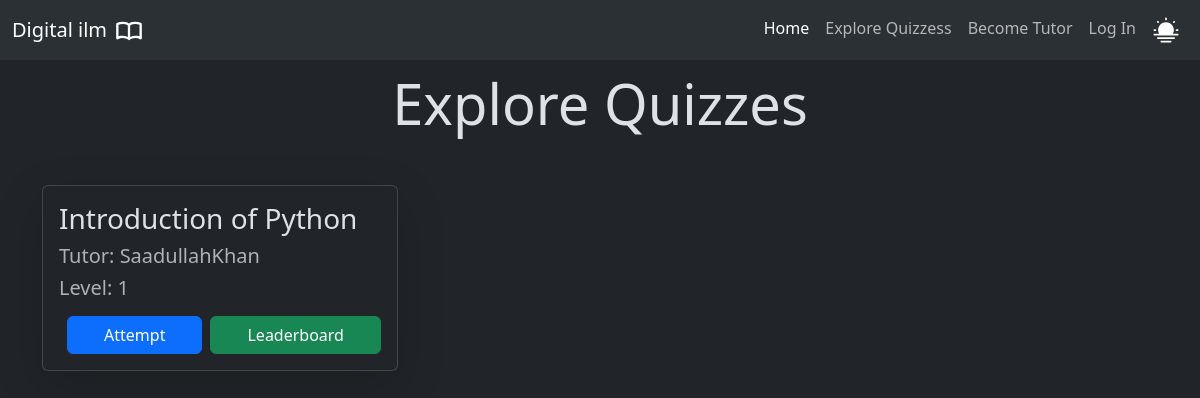
Page /learn/ on the earlier database version.
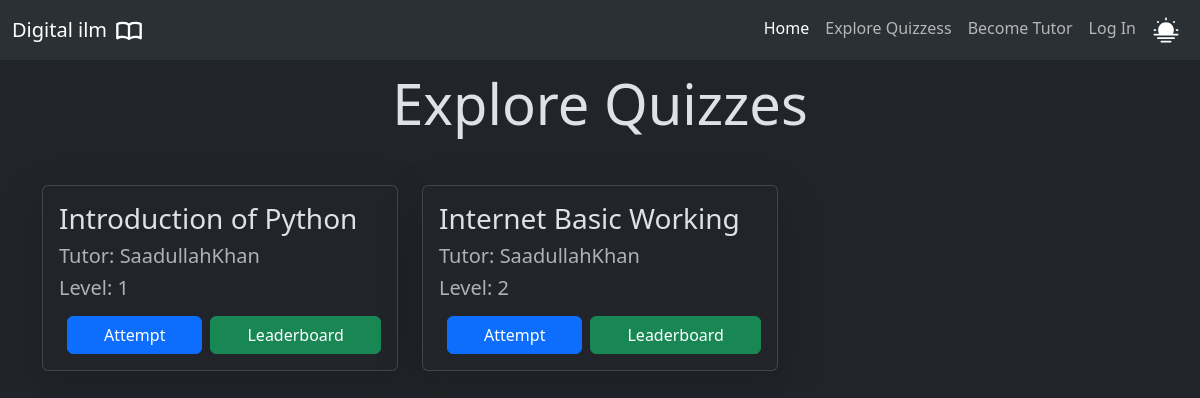
Same page on the later database version.
### learn/models.py (models this page shows, shortened)
class QuestionSheet(models.Model):
    title = models.CharField(max_length=200)
    tutor = models.ForeignKey(User, on_delete=models.CASCADE, related_name="tutor")
    l = [
        (1, 1),
        (2, 2),
        (3, 3),
        (4, 4),
        (5, 5)]
    level = models.IntegerField(choices=l, default=1)

### learn/views.py (the view)
# urls.py: path('', views.explore_quizzes , name="explore-quizzes"),
def explore_quizzes(request):
    questions_sheet = QuestionSheet.objects.all()
    return render(request, 'explore_quizzes.html', {"questions": questions_sheet})

### learn/templates/explore_quizzes.html (shortened to what this page needs)
{% extends "layout.html" %}
{% block body %}
    <div class="container mt-5">
        <h1 class="display-4 text-center mb-5">Explore Quizzes</h1>
        <div class="row g-4">
            {% for question in questions %}
            <div class="col-12 col-sm-12 col-md-6 col-lg-4">
                    <div class="card h-100 shadow-lg">
                        <div class="card-body">
                            <h3 class="card-title">{{ question.title }}</h3>
                            <h5 class="text-muted mb-2">Tutor: {{ question.tutor }}</h5>
                            <h5 class="text-muted mb-2">Level: {{ question.level }}</h5>
                            <div class="edit-inspect"
                            style="
                            display: flex;
                            align-items: center;
                            justify-content: space-between;
                            flex-wrap: wrap;
                            ">
                                <a href="{% url 'question_sheet_by_id' question.id %}" class="btn flex-grow-1 btn-primary mt-auto mx-2"
                                ">Attempt</a>
                                <a href="{% url 'leaderboard_by_id' question.id %}" class="btn btn-success flex-grow-1 mt-2"
                                ">Leaderboard</a>
                            </div>
                        </div>
                    </div>
                </div>
            {% endfor %}
        </div>
    </div>
{% endblock %}

Differences in the rows shown:
added QuestionSheet: title "Internet Basic Working", tutor "SaadullahKhan", level "2"
